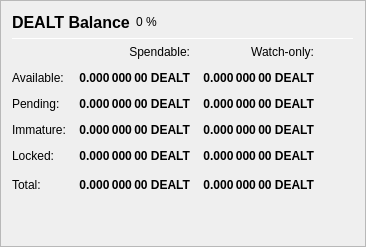
                   <widget class="QFrame" name="frame_Balances">
                    <property name="frameShape">
                     <enum>QFrame::StyledPanel</enum>
                    </property>
                    <property name="frameShadow">
                     <enum>QFrame::Raised</enum>
                    </property>
                    <layout class="QVBoxLayout" name="verticalLayout_4">
                     <item>
                      <layout class="QHBoxLayout" name="horizontalLayout_4">
                       <item>
                        <widget class="QLabel" name="label_5">
                         <property name="minimumSize">
                          <size>
                           <width>0</width>
                           <height>20</height>
                          </size>
                         </property>
                         <property name="font">
                          <font>
                           <pointsize>12</pointsize>
                           <weight>75</weight>
                           <bold>true</bold>
                          </font>
                         </property>
                         <property name="text">
                          <string>DEALT Balance</string>
                         </property>
                        </widget>
                       </item>
                       <item>
                        <widget class="QLabel" name="labelPIVPercent">
                         <property name="text">
                          <string notr="true">0 %</string>
                         </property>
                        </widget>
                       </item>
                       <item>
                        <spacer name="horizontalSpacer_3">
                         <property name="orientation">
                          <enum>Qt::Horizontal</enum>
                         </property>
                         <property name="sizeHint" stdset="0">
                          <size>
                           <width>40</width>
                           <height>20</height>
                          </size>
                         </property>
                        </spacer>
                       </item>
                      </layout>
                     </item>
                     <item>
                      <widget class="Line" name="line_Balance">
                       <property name="minimumSize">
                        <size>
                         <width>0</width>
                         <height>1</height>
                        </size>
                       </property>
                       <property name="maximumSize">
                        <size>
                         <width>16777215</width>
                         <height>1</height>
                        </size>
                       </property>
                       <property name="orientation">
                        <enum>Qt::Horizontal</enum>
                       </property>
                      </widget>
                     </item>
                     <item>
                      <layout class="QGridLayout" name="gridLayout">
                       <property name="spacing">
                        <number>12</number>
                       </property>
                       <item row="0" column="1">
                        <widget class="QLabel" name="labelSpendable">
                         <property name="text">
                          <string>Spendable:</string>
                         </property>
                         <property name="alignment">
                          <set>Qt::AlignRight|Qt::AlignTrailing|Qt::AlignVCenter</set>
                         </property>
                        </widget>
                       </item>
                       <item row="0" column="2">
                        <widget class="QLabel" name="labelWatchonly">
                         <property name="text">
                          <string>Watch-only:</string>
                         </property>
                         <property name="alignment">
                          <set>Qt::AlignRight|Qt::AlignTrailing|Qt::AlignVCenter</set>
                         </property>
                        </widget>
                       </item>
                       <item row="1" column="0">
                        <widget class="QLabel" name="labelBalanceText">
                         <property name="text">
                          <string>Available:</string>
                         </property>
                        </widget>
                       </item>
                       <item row="1" column="1">
                        <widget class="QLabel" name="labelBalance">
                         <property name="font">
                          <font>
                           <weight>75</weight>
                           <bold>true</bold>
                          </font>
                         </property>
                         <property name="cursor">
                          <cursorShape>IBeamCursor</cursorShape>
                         </property>
                         <property name="toolTip">
                          <string>Your current spendable balance</string>
                         </property>
                         <property name="text">
                          <string notr="true">0.000 000 00 DEALT</string>
                         </property>
                         <property name="alignment">
                          <set>Qt::AlignRight|Qt::AlignTrailing|Qt::AlignVCenter</set>
                         </property>
                         <property name="textInteractionFlags">
                          <set>Qt::LinksAccessibleByMouse|Qt::TextSelectableByKeyboard|Qt::TextSelectableByMouse</set>
                         </property>
                        </widget>
                       </item>
                       <item row="1" column="2">
                        <widget class="QLabel" name="labelWatchAvailable">
                         <property name="font">
                          <font>
                           <weight>75</weight>
                           <bold>true</bold>
                          </font>
                         </property>
                         <property name="cursor">
                          <cursorShape>IBeamCursor</cursorShape>
                         </property>
                         <property name="toolTip">
                          <string>Your current balance in watch-only addresses</string>
                         </property>
                         <property name="text">
                          <string notr="true">0.000 000 00 DEALT</string>
                         </property>
                         <property name="alignment">
                          <set>Qt::AlignRight|Qt::AlignTrailing|Qt::AlignVCenter</set>
                         </property>
                         <property name="textInteractionFlags">
                          <set>Qt::LinksAccessibleByMouse|Qt::TextSelectableByKeyboard|Qt::TextSelectableByMouse</set>
                         </property>
                        </widget>
                       </item>
                       <item row="2" column="0">
                        <widget class="QLabel" name="labelPendingText">
                         <property name="text">
                          <string>Pending:</string>
                         </property>
                        </widget>
                       </item>
                       <item row="2" column="1">
                        <widget class="QLabel" name="labelUnconfirmed">
                         <property name="font">
                          <font>
                           <weight>75</weight>
                           <bold>true</bold>
                          </font>
                         </property>
                         <property name="cursor">
                          <cursorShape>IBeamCursor</cursorShape>
                         </property>
                         <property name="toolTip">
                          <string>Total of transactions that have yet to be confirmed, and do not yet count toward the spendable balance</string>
                         </property>
                         <property name="text">
                          <string notr="true">0.000 000 00 DEALT</string>
                         </property>
                         <property name="alignment">
                          <set>Qt::AlignRight|Qt::AlignTrailing|Qt::AlignVCenter</set>
                         </property>
                         <property name="textInteractionFlags">
                          <set>Qt::LinksAccessibleByMouse|Qt::TextSelectableByKeyboard|Qt::TextSelectableByMouse</set>
                         </property>
                        </widget>
                       </item>
                       <item row="2" column="2">
                        <widget class="QLabel" name="labelWatchPending">
                         <property name="font">
                          <font>
                           <weight>75</weight>
                           <bold>true</bold>
                          </font>
                         </property>
                         <property name="cursor">
                          <cursorShape>IBeamCursor</cursorShape>
                         </property>
                         <property name="toolTip">
                          <string>Unconfirmed transactions to watch-only addresses</string>
                         </property>
                         <property name="text">
                          <string notr="true">0.000 000 00 DEALT</string>
                         </property>
                         <property name="alignment">
                          <set>Qt::AlignRight|Qt::AlignTrailing|Qt::AlignVCenter</set>
                         </property>
                         <property name="textInteractionFlags">
                          <set>Qt::LinksAccessibleByMouse|Qt::TextSelectableByKeyboard|Qt::TextSelectableByMouse</set>
                         </property>
                        </widget>
                       </item>
                       <item row="3" column="0">
                        <widget class="QLabel" name="labelImmatureText">
                         <property name="text">
                          <string>Immature:</string>
                         </property>
                        </widget>
                       </item>
                       <item row="3" column="1">
                        <widget class="QLabel" name="labelImmature">
                         <property name="font">
                          <font>
                           <weight>75</weight>
                           <bold>true</bold>
                          </font>
                         </property>
                         <property name="cursor">
                          <cursorShape>IBeamCursor</cursorShape>
                         </property>
                         <property name="toolTip">
                          <string>Staked or masternode rewards that has not yet matured</string>
                         </property>
                         <property name="text">
                          <string notr="true">0.000 000 00 DEALT</string>
                         </property>
                         <property name="alignment">
                          <set>Qt::AlignRight|Qt::AlignTrailing|Qt::AlignVCenter</set>
                         </property>
                         <property name="textInteractionFlags">
                          <set>Qt::LinksAccessibleByMouse|Qt::TextSelectableByKeyboard|Qt::TextSelectableByMouse</set>
                         </property>
                        </widget>
                       </item>
                       <item row="3" column="2">
                        <widget class="QLabel" name="labelWatchImmature">
                         <property name="font">
                          <font>
                           <weight>75</weight>
                           <bold>true</bold>
                          </font>
                         </property>
                         <property name="cursor">
                          <cursorShape>IBeamCursor</cursorShape>
                         </property>
                         <property name="toolTip">
                          <string>Staked or masternode rewards in watch-only addresses that has not yet matured</string>
                         </property>
                         <property name="text">
                          <string notr="true">0.000 000 00 DEALT</string>
                         </property>
                         <property name="alignment">
                          <set>Qt::AlignRight|Qt::AlignTrailing|Qt::AlignVCenter</set>
                         </property>
                         <property name="textInteractionFlags">
                          <set>Qt::LinksAccessibleByMouse|Qt::TextSelectableByKeyboard|Qt::TextSelectableByMouse</set>
                         </property>
                        </widget>
                       </item>
                       <item row="4" column="0">
                        <widget class="QLabel" name="labelLockedBalanceText">
                         <property name="toolTip">
                          <string>Locked DEALT or Masternode collaterals. These are excluded from zDEALT minting.</string>
                         </property>
                         <property name="text">
                          <string>Locked:</string>
                         </property>
                        </widget>
                       </item>
                       <item row="4" column="1">
                        <widget class="QLabel" name="labelLockedBalance">
                         <property name="font">
                          <font>
                           <weight>75</weight>
                           <bold>true</bold>
                          </font>
                         </property>
                         <property name="cursor">
                          <cursorShape>IBeamCursor</cursorShape>
                         </property>
                         <property name="toolTip">
                          <string>Locked DEALT or Masternode collaterals. These are excluded from zDEALT minting.</string>
                         </property>
                         <property name="text">
                          <string notr="true">0.000 000 00 DEALT</string>
                         </property>
                         <property name="alignment">
                          <set>Qt::AlignRight|Qt::AlignTrailing|Qt::AlignVCenter</set>
                         </property>
                         <property name="textInteractionFlags">
                          <set>Qt::LinksAccessibleByMouse|Qt::TextSelectableByKeyboard|Qt::TextSelectableByMouse</set>
                         </property>
                        </widget>
                       </item>
                       <item row="4" column="2">
                        <widget class="QLabel" name="labelWatchLocked">
                         <property name="font">
                          <font>
                           <weight>75</weight>
                           <bold>true</bold>
                          </font>
                         </property>
                         <property name="cursor">
                          <cursorShape>IBeamCursor</cursorShape>
                         </property>
                         <property name="toolTip">
                          <string>Current locked balance in watch-only addresses</string>
                         </property>
                         <property name="text">
                          <string notr="true">0.000 000 00 DEALT</string>
                         </property>
                         <property name="alignment">
                          <set>Qt::AlignRight|Qt::AlignTrailing|Qt::AlignVCenter</set>
                         </property>
                         <property name="textInteractionFlags">
                          <set>Qt::LinksAccessibleByMouse|Qt::TextSelectableByKeyboard|Qt::TextSelectableByMouse</set>
                         </property>
                        </widget>
                       </item>
                       <item row="5" column="0">
                        <widget class="QLabel" name="labelTotalText">
                         <property name="toolTip">
                          <string>Your current balance, unconfirmed and immature transactions included</string>
                         </property>
                         <property name="text">
                          <string>Total:</string>
                         </property>
                        </widget>
                       </item>
                       <item row="5" column="1">
                        <widget class="QLabel" name="labelTotal">
                         <property name="font">
                          <font>
                           <weight>75</weight>
                           <bold>true</bold>
                          </font>
                         </property>
                         <property name="cursor">
                          <cursorShape>IBeamCursor</cursorShape>
                         </property>
                         <property name="toolTip">
                          <string>Your current balance, unconfirmed and immature transactions included</string>
                         </property>
                         <property name="text">
                          <string notr="true">0.000 000 00 DEALT</string>
                         </property>
                         <property name="alignment">
                          <set>Qt::AlignRight|Qt::AlignTrailing|Qt::AlignVCenter</set>
                         </property>
                         <property name="textInteractionFlags">
                          <set>Qt::LinksAccessibleByMouse|Qt::TextSelectableByKeyboard|Qt::TextSelectableByMouse</set>
                         </property>
                        </widget>
                       </item>
                       <item row="5" column="2">
                        <widget class="QLabel" name="labelWatchTotal">
                         <property name="font">
                          <font>
                           <weight>75</weight>
                           <bold>true</bold>
                          </font>
                         </property>
                         <property name="cursor">
                          <cursorShape>IBeamCursor</cursorShape>
                         </property>
                         <property name="toolTip">
                          <string>Current total balance in watch-only addresses</string>
                         </property>
                         <property name="text">
                          <string notr="true">0.000 000 00 DEALT</string>
                         </property>
                         <property name="alignment">
                          <set>Qt::AlignRight|Qt::AlignTrailing|Qt::AlignVCenter</set>
                         </property>
                         <property name="textInteractionFlags">
                          <set>Qt::LinksAccessibleByMouse|Qt::TextSelectableByKeyboard|Qt::TextSelectableByMouse</set>
                         </property>
                        </widget>
                       </item>
                       <item row="5" column="3">
                        <spacer name="horizontalSpacer_9">
                         <property name="orientation">
                          <enum>Qt::Horizontal</enum>
                         </property>
                         <property name="sizeHint" stdset="0">
                          <size>
                           <width>40</width>
                           <height>20</height>
                          </size>
                         </property>
                        </spacer>
                       </item>
                      </layout>
                     </item>
                     <item>
                      <spacer name="verticalSpacer_3">
                       <property name="orientation">
                        <enum>Qt::Vertical</enum>
                       </property>
                       <property name="sizeHint" stdset="0">
                        <size>
                         <width>20</width>
                         <height>40</height>
                        </size>
                       </property>
                      </spacer>
                     </item>
                    </layout>
                   </widget>
